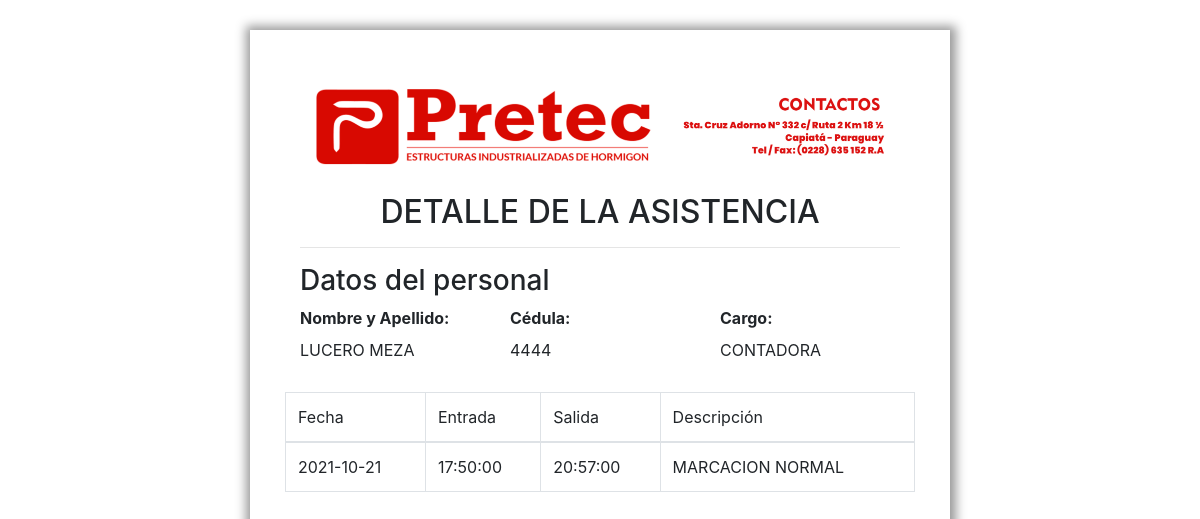
/paginas/personal/imprimirAsistencia.php?id=1, run on the app's committed database.
### tables this page shows
CREATE TABLE `personal` (
  `per_id` int(11) NOT NULL,
  `per_apell` varchar(100) NOT NULL,
  `per_nom` varchar(100) NOT NULL,
  `cedula` int(11) NOT NULL,
  `per_nacim` date NOT NULL,
  `per_direc` varchar(100) NOT NULL,
  `per_genero` varchar(100) NOT NULL,
  `per_ciud` varchar(100) NOT NULL,
  `per_nacion` varchar(100) NOT NULL,
  `per_est_civ` varchar(100) NOT NULL,
  `per_correo` varchar(100) NOT NULL,
  `per_telfono` varchar(100) NOT NULL
);

CREATE TABLE `cargos` (
  `car_id` int(11) NOT NULL,
  `car_descri` varchar(100) NOT NULL,
  `salario` int(11) NOT NULL,
  `estado` tinyint(4) NOT NULL
);

CREATE TABLE `asistencia` (
  `asi_id` int(11) NOT NULL,
  `asi_hor_entr` time DEFAULT NULL,
  `asi_hor_sali` time DEFAULT NULL,
  `asi_fech` date NOT NULL,
  `asi_descri` varchar(100) NOT NULL,
  `con_id` int(11) NOT NULL
);

### conexion/db.php (called while the page is built, shortened)
<?php
Class DB {
    private $host;
    private $usuario;
    private $pass;
    private $base_de_datos;
    private $charset;
    public function __construct() {
        $this->host = 'localhost';
        $this->base_de_datos = 'pretec';
        $this->usuario = 'root';
        $this->pass = '';
        $this->charset = 'utf8mb4';
    }
    public function  conectar(){
        try{
            $connection = "mysql:host=" . $this->host .
                    ";dbname=" . $this->base_de_datos .
                    ";charset=" . $this->charset;
            $options = [
                PDO::ATTR_ERRMODE => PDO::ERRMODE_EXCEPTION,
                PDO::ATTR_EMULATE_PREPARES=> false,
                PDO::ATTR_PERSISTENT => TRUE
            ];
            $pdo = new PDO($connection, $this->usuario, $this->pass,
                    $options);
            return $pdo;
        }catch(PDOException $e){
            print_r('Error connection: ' . $e->getMessage());
        }
    }
}

### paginas/personal/imprimirAsistencia.php (the view, shortened to what this page needs)
<?php
require_once '../../conexion/db.php';
$base_datos = new DB();
$query = $base_datos->conectar()->prepare("SELECT
            CONCAT(p.per_nom,' ',p.per_apell) as personal,
            p.cedula,
            ca.car_descri as cargo,
            a.asi_hor_entr,
            IF(a.asi_hor_sali is null, 'NO ASIGNADO', a.asi_hor_sali) asi_hor_sali,
            a.asi_fech,
            a.asi_descri
            FROM curriculum c
            JOIN personal p
            ON p.per_id = c.per_id
            JOIN empleados e
            ON e.cur_id  = c.cur_id
            JOIN contrato t
            ON t.func_id = e.func_id
            JOIN cargos ca
            ON ca.car_id = t.car_id
            JOIN asistencia a
            ON a.con_id = t.con_id
            WHERE a.asi_id = " . $_GET['id']);
$arreglo = array();
$query->execute();
if ($query->rowCount()) {
    foreach ($query as $fila) {
        array_push($arreglo, array(
            'personal' => $fila['personal'],
            'cedula' => $fila['cedula'],
            'cargo' => $fila['cargo'],
            'asi_hor_entr' => $fila['asi_hor_entr'],
            'asi_hor_sali' => $fila['asi_hor_sali'],
            'asi_descri' => $fila['asi_descri'],
            'asi_fech' => $fila['asi_fech']
        ));
    }
} else {
}
?>
<!doctype html>
<html lang="es">
    <head>
        <link href="../../css/bootstrap/dist/css/bootstrap.min.css" rel="stylesheet">    </head>
    <body style="margin: 30px auto; width: 700px;
          box-shadow: 1px 1px 10px 5px #999999; padding: 50px;">
        <img src="../../images/membrete.jpg" style="width: 100%;" alt="">
        <h2 style="margin-top: 20px;"><center>DETALLE DE LA ASISTENCIA</center></h2>
        <hr>
        <div class="row">
            <div class="col-md-12">
                <h3>Datos del personal</h3>
            </div>
            <div class="col-md-4">
                <label>Nombre y Apellido: </label><br> <?php echo $arreglo[0]['personal'] ?>
            </div>
            <div class="col-md-4">
                <label>Cédula: </label><br><?php echo $arreglo[0]['cedula'] ?>
            </div>
            <div class="col-md-4">
                <label>Cargo: </label><br><?php echo $arreglo[0]['cargo'] ?>
            </div>
        </div>
        <div class="row" style="margin-top: 30px;">
            <table class="table table-bordered">
                <thead>
                    <tr>
                        <td>Fecha</td>
                        <td>Entrada</td>
                        <td>Salida</td>
                        <td>Descripción</td>
                    </tr>
                </thead>
                <tbody>
                    <tr>
                        <td><?php echo $arreglo[0]['asi_fech'] ?></td>
                        <td><?php echo $arreglo[0]['asi_hor_entr'] ?></td>
                        <td><?php echo $arreglo[0]['asi_hor_sali'] ?></td>
                        <td><?php echo $arreglo[0]['asi_descri'] ?></td>
                    </tr>
                </tbody>
            </table>
        </div>
    </body>
</html>

### paginas/personal/imprimirAsistencia.php (style rules this page uses)
label { font-weight: bolder; }
.row { margin-top: 10px; }

### data on the page
personal: cedula "4444", cargos.car_descri "CONTADORA", asistencia.asi_fech "2021-10-21", asistencia.asi_hor_entr "17:50:00", asistencia.asi_descri "MARCACION NORMAL"

### other printed values
$arreglo[0]['personal'] "LUCERO MEZA"
$arreglo[0]['asi_hor_sali'] "20:57:00"
